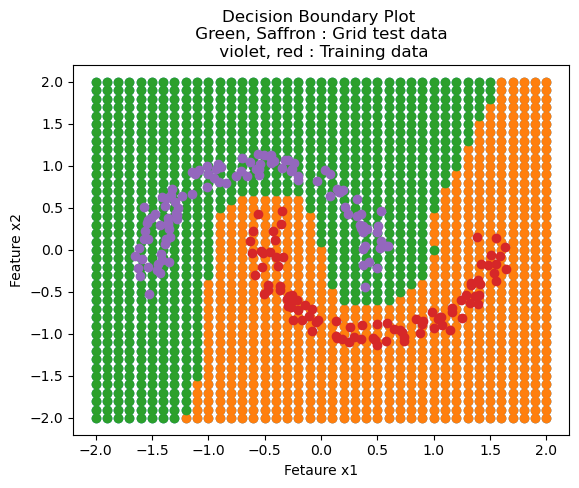

Recreate this plot in Python.
import numpy as np
import matplotlib.pyplot as plt
import pandas as pd

training_data=np.loadtxt("data/D2z.txt", delimiter=' ', dtype=None)
np.shape(training_data)
x1_test = np.linspace(-2, 2, 41);
x2_test = np.linspace(-2, 2, 41);
pred_data = np.zeros([41*41,3]);
dist = 500000;
pred_label = -1;
t_dist = np.zeros(1);
a = np.zeros([1,2]);
b = np.zeros([1,2]);
for i in range(41):
    for j in range(41):
        dist = 500000;
        pred_data[41*i+j, 0:2] = [x1_test[i], x2_test[j]];
        for index,t_data in enumerate(training_data):
            a = [pred_data[41*i+j, 0],   pred_data[41*i+j, 1]]
            b = [t_data[0], t_data[1]]
            t_dist = np.linalg.norm(np.array(a)-np.array(b));
            if(t_dist < dist):
                dist = t_dist
                pred_label = t_data[2];
        pred_data[41*(i)+j, 2]= pred_label;
plt.scatter(pred_data[:,0], pred_data[:,1])
data_sorted_y = pred_data[pred_data[:,2].argsort()]
y1_indx_start = np.argmax(data_sorted_y[:,2])
plt.scatter(data_sorted_y[:y1_indx_start,0],data_sorted_y[:y1_indx_start,1])
plt.scatter(data_sorted_y[y1_indx_start:,0],data_sorted_y[y1_indx_start:,1])
data_sorted_y = training_data[training_data[:,2].argsort()]
y1_indx_start = np.argmax(data_sorted_y[:,2])
plt.scatter(data_sorted_y[:y1_indx_start,0],data_sorted_y[:y1_indx_start,1])
plt.scatter(data_sorted_y[y1_indx_start:,0],data_sorted_y[y1_indx_start:,1])
plt.xlabel('Fetaure x1')
plt.ylabel('Feature x2')
plt.title('Decision Boundary Plot \n Green, Saffron : Grid test data \n violet, red : Training data')
